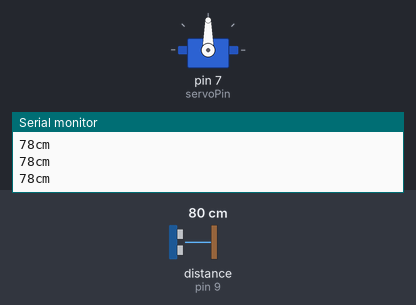
Recording of a sketch running on a simulated Arduino Uno, built with avr-gcc and run on an emulated ATmega328P. Shown: servo, the last lines printed to the serial monitor. Wiring (inferred from the names in the program): ultrasonic range finder: trigger pin 8; echo pin 9. The inputs (shaded band) are chosen by the test bench; at power-on: distance to the obstacle (sensor on pin 9) 80 cm. The echo pulse lasts 58.3 µs per cm.

Above: at 1.2 s.
1.3 s: distance to the obstacle (sensor on pin 9) set to 56 cm
2.8 s: distance to the obstacle (sensor on pin 9) set to 47 cm
At 3.21 s:
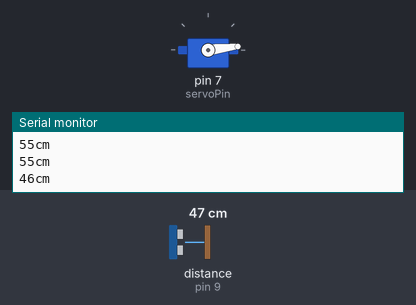
At 3.82 s:
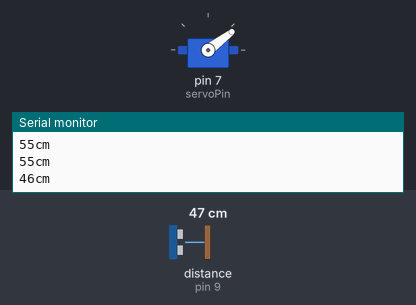
Timing chart, 0 to 14.8 s (numbered marks = the images above; inputs shaded):
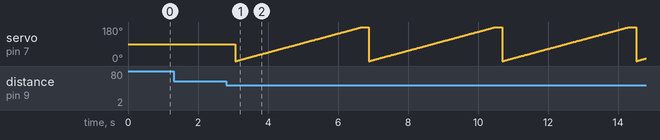

Measured:
- the behaviour switches between 52 and 51 cm on distance to the obstacle (sensor on pin 9) (found by bisection; images 0 and 1)

The sketch:

SMART_BIN.ino
```cpp
#include <Servo.h>                              //Khai báo thư viện điều khiển Servo
const int trig = 8;                             // chân trig của HC-SR04
const int echo = 9;                             // chân echo của HC-SR04

Servo myservo;                                  //Khai báo đối tượng Servo
int servoPin = 7;                               //Chân kết nối Servo với Arduino

void setup() {
  Serial.begin(9600);                           // giao tiếp Serial với baudrate 9600
  pinMode(trig, OUTPUT);                        // chân trig sẽ phát tín hiệu
  pinMode(echo, INPUT);                         // chân echo sẽ nhận tín hiệu
  myservo.attach(servoPin);                     //Khai báo chân kết nối Servo với Arduino
}

void loop() {
  unsigned long duration;
  int distance;

  digitalWrite(trig, 0);                        // tắt chân trig
  delayMicroseconds(2);                         // xung có độ dài 2 microSeconds
  digitalWrite(trig, 1);                        // phát xung từ chân trig
  delayMicroseconds(10);
  digitalWrite(trig, 0);

  duration = pulseIn(echo, HIGH);               // Đo độ rộng xung HIGH ở chân echo
  distance = int(duration / 2 / 29.412);        // Tính khoảng cách đến vật

  Serial.print(distance);
  Serial.println("cm");
  delay(200);

  if (distance <= 50) {
    for (int pos = 0; pos < 180; pos += 1) {
      myservo.write(pos);                       //Gán góc quay cho Servo
      delay(20);
    }
  }
}
```
